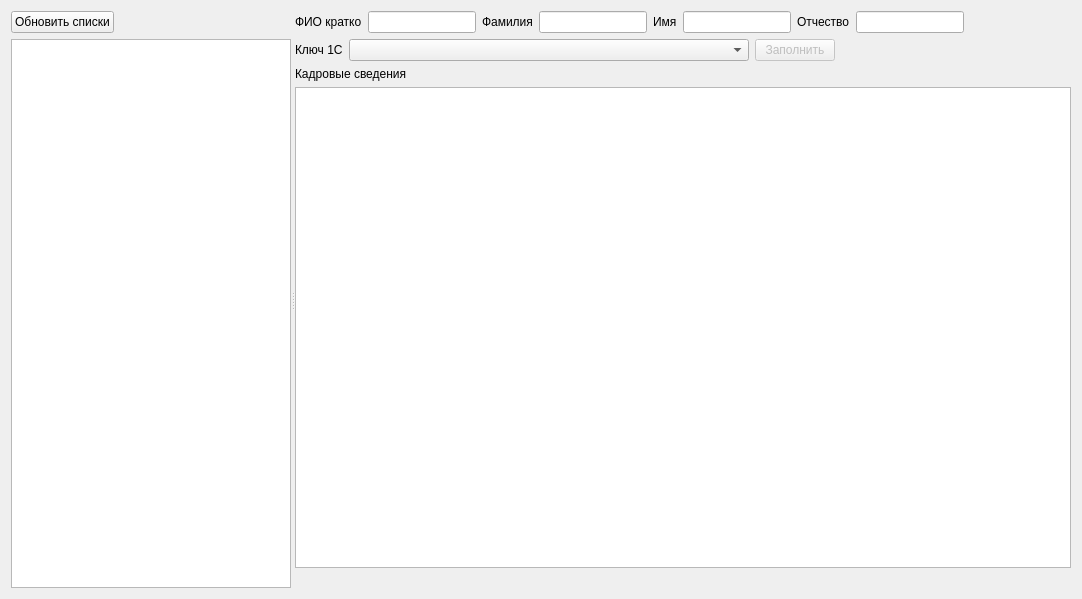
<?xml version="1.0" encoding="UTF-8"?>
<ui version="4.0">
 <class>FormRab</class>
 <widget class="QWidget" name="FormRab">
  <property name="geometry">
   <rect>
    <x>0</x>
    <y>0</y>
    <width>1082</width>
    <height>599</height>
   </rect>
  </property>
  <property name="windowTitle">
   <string>Form</string>
  </property>
  <layout class="QVBoxLayout" name="verticalLayout_3">
   <item>
    <widget class="QSplitter" name="splitter">
     <property name="orientation">
      <enum>Qt::Horizontal</enum>
     </property>
     <widget class="QWidget" name="">
      <layout class="QVBoxLayout" name="verticalLayout">
       <item>
        <layout class="QHBoxLayout" name="horizontalLayout_4">
         <item>
          <widget class="QPushButton" name="pushButtonUpd">
           <property name="text">
            <string>Обновить списки</string>
           </property>
          </widget>
         </item>
         <item>
          <spacer name="horizontalSpacer_4">
           <property name="orientation">
            <enum>Qt::Horizontal</enum>
           </property>
           <property name="sizeHint" stdset="0">
            <size>
             <width>40</width>
             <height>20</height>
            </size>
           </property>
          </spacer>
         </item>
        </layout>
       </item>
       <item>
        <widget class="DbViewer" name="tableViewRab"/>
       </item>
      </layout>
     </widget>
     <widget class="QWidget" name="">
      <layout class="QVBoxLayout" name="verticalLayout_2">
       <item>
        <layout class="QHBoxLayout" name="horizontalLayout">
         <item>
          <widget class="QLabel" name="label">
           <property name="text">
            <string>ФИО кратко</string>
           </property>
          </widget>
         </item>
         <item>
          <widget class="QLineEdit" name="lineEditFIO"/>
         </item>
         <item>
          <widget class="QLabel" name="label_2">
           <property name="text">
            <string>Фамилия</string>
           </property>
          </widget>
         </item>
         <item>
          <widget class="QLineEdit" name="lineEditLastNam"/>
         </item>
         <item>
          <widget class="QLabel" name="label_3">
           <property name="text">
            <string>Имя</string>
           </property>
          </widget>
         </item>
         <item>
          <widget class="QLineEdit" name="lineEditFirstNam"/>
         </item>
         <item>
          <widget class="QLabel" name="label_4">
           <property name="text">
            <string>Отчество</string>
           </property>
          </widget>
         </item>
         <item>
          <widget class="QLineEdit" name="lineEditMiddleNam"/>
         </item>
         <item>
          <spacer name="horizontalSpacer">
           <property name="orientation">
            <enum>Qt::Horizontal</enum>
           </property>
           <property name="sizeHint" stdset="0">
            <size>
             <width>40</width>
             <height>20</height>
            </size>
           </property>
          </spacer>
         </item>
        </layout>
       </item>
       <item>
        <layout class="QHBoxLayout" name="horizontalLayout_2">
         <item>
          <widget class="QLabel" name="label_5">
           <property name="text">
            <string>Ключ 1С</string>
           </property>
          </widget>
         </item>
         <item>
          <widget class="DbComboBox" name="comboBoxKey">
           <property name="minimumSize">
            <size>
             <width>400</width>
             <height>0</height>
            </size>
           </property>
          </widget>
         </item>
         <item>
          <widget class="QPushButton" name="pushButtonIns">
           <property name="enabled">
            <bool>false</bool>
           </property>
           <property name="text">
            <string>Заполнить</string>
           </property>
          </widget>
         </item>
         <item>
          <spacer name="horizontalSpacer_2">
           <property name="orientation">
            <enum>Qt::Horizontal</enum>
           </property>
           <property name="sizeHint" stdset="0">
            <size>
             <width>40</width>
             <height>20</height>
            </size>
           </property>
          </spacer>
         </item>
        </layout>
       </item>
       <item>
        <widget class="QLabel" name="label_6">
         <property name="text">
          <string>Кадровые сведения</string>
         </property>
        </widget>
       </item>
       <item>
        <widget class="TableView" name="tableViewInf"/>
       </item>
       <item>
        <layout class="QHBoxLayout" name="horizontalLayoutMap">
         <item>
          <spacer name="horizontalSpacer_3">
           <property name="orientation">
            <enum>Qt::Horizontal</enum>
           </property>
           <property name="sizeHint" stdset="0">
            <size>
             <width>40</width>
             <height>20</height>
            </size>
           </property>
          </spacer>
         </item>
        </layout>
       </item>
      </layout>
     </widget>
    </widget>
   </item>
  </layout>
 </widget>
 <customwidgets>
  <customwidget>
   <class>TableView</class>
   <extends>QTableView</extends>
   <header>tableview.h</header>
  </customwidget>
  <customwidget>
   <class>DbViewer</class>
   <extends>QTableView</extends>
   <header>db/dbviewer.h</header>
  </customwidget>
  <customwidget>
   <class>DbComboBox</class>
   <extends>QComboBox</extends>
   <header>db/dbcombobox.h</header>
  </customwidget>
 </customwidgets>
 <resources/>
 <connections/>
</ui>
